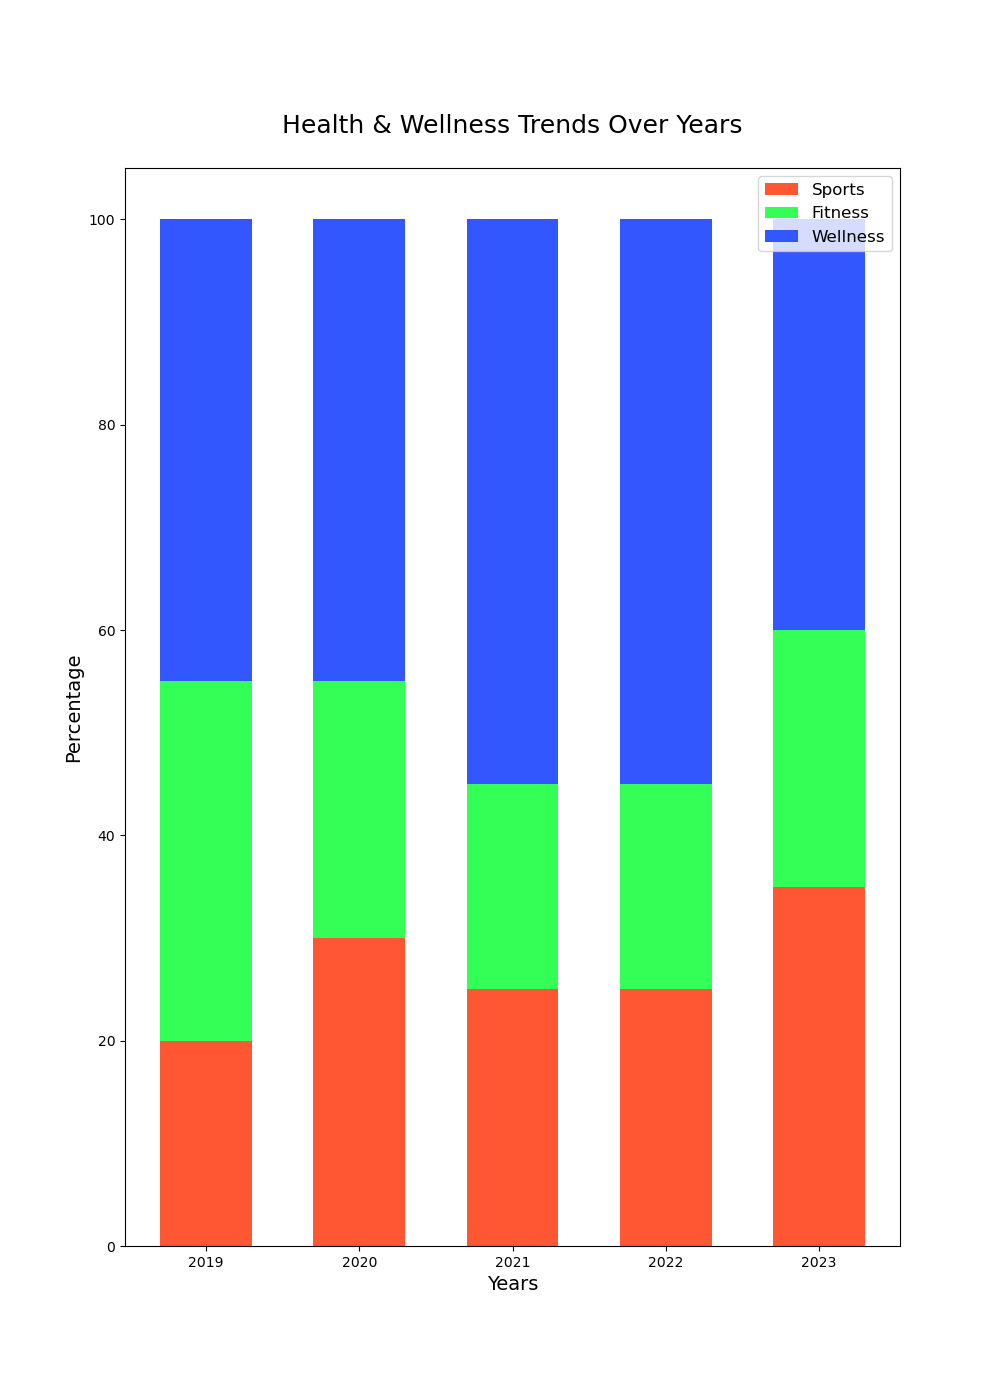

Generate this figure with Python:

import matplotlib.pyplot as plt
import numpy as np

categories = ['Sports', 'Fitness', 'Wellness']
years = ['2019', '2020', '2021', '2022', '2023']
data = np.array([
    [20, 30, 25, 25, 35], 
    [35, 25, 20, 20, 25], 
    [45, 45, 55, 55, 40]
])

data_cum = np.cumsum(data, axis=0)
data_perc = 100 * data / data_cum[-1]

colors = ['#FF5733', '#33FF57', '#3357FF']

fig, ax = plt.subplots(figsize=(10, 14))

bar_width = 0.6

for i, (colname, color) in enumerate(zip(categories, colors)):
    starts = data_cum[i] - data[i]
    ax.bar(years, data_perc[i], bottom=starts, width=bar_width, label=colname, color=color)

ax.set_title('Health & Wellness Trends Over Years', fontsize=18, pad=25)
ax.set_ylabel('Percentage', fontsize=14)
ax.set_xlabel('Years', fontsize=14)
ax.legend(loc='upper right', fontsize=12)

plt.show()
